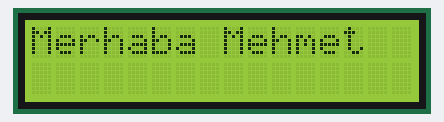
The sketch below on a simulated Arduino Uno, built with avr-gcc and run on an emulated ATmega328P. Shown: 16×2 character LCD.

Above: at 0.1 s.
At 1.1 s:
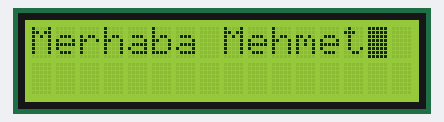

The sketch:

lcd_3.ino
```cpp
#include <LiquidCrystal.h>

LiquidCrystal lcd(12, 11, 5, 4, 3, 2);

void setup() {

  lcd.begin(16, 2);

  lcd.print("Merhaba Mehmet");
}

void loop() {

  lcd.noBlink();
  delay(1000);

  lcd.blink();
  delay(1000);
}
```

Measured:
- what the display in image 1 shows lasts 1.0 s, from 1.1 s to 2.1 s
